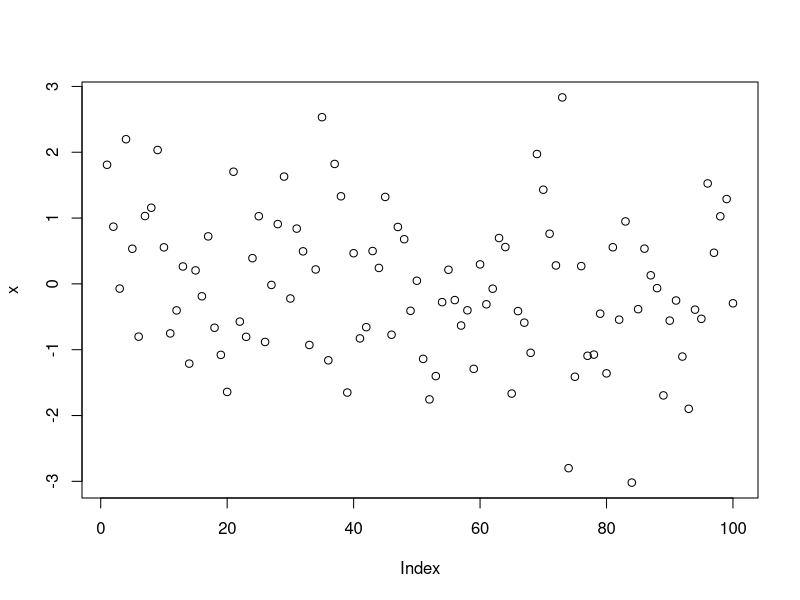
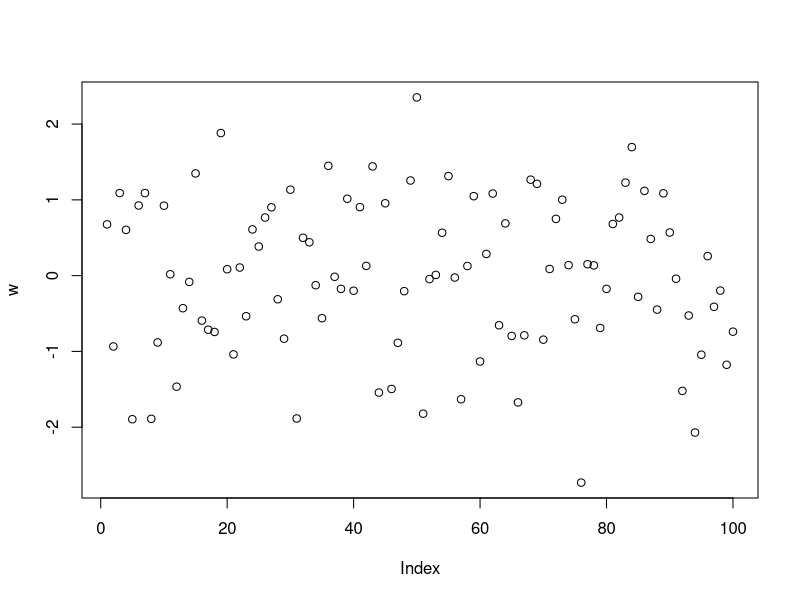
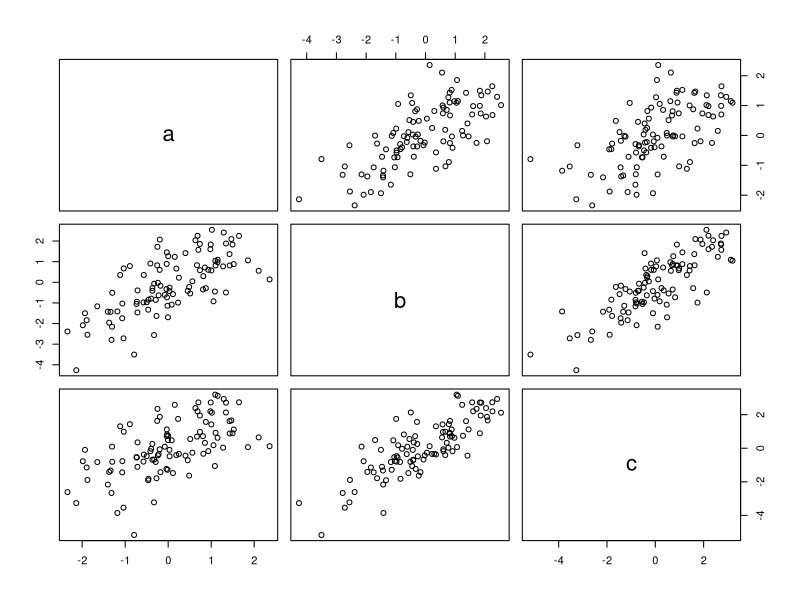
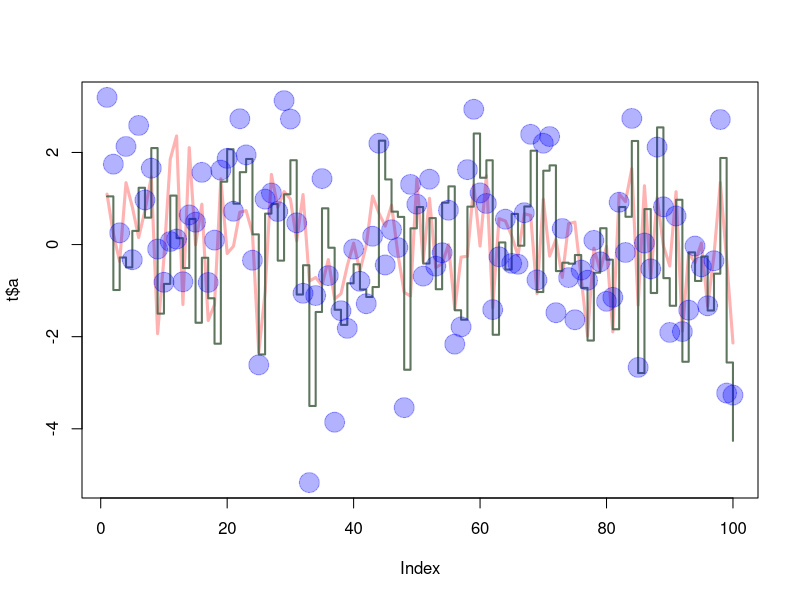
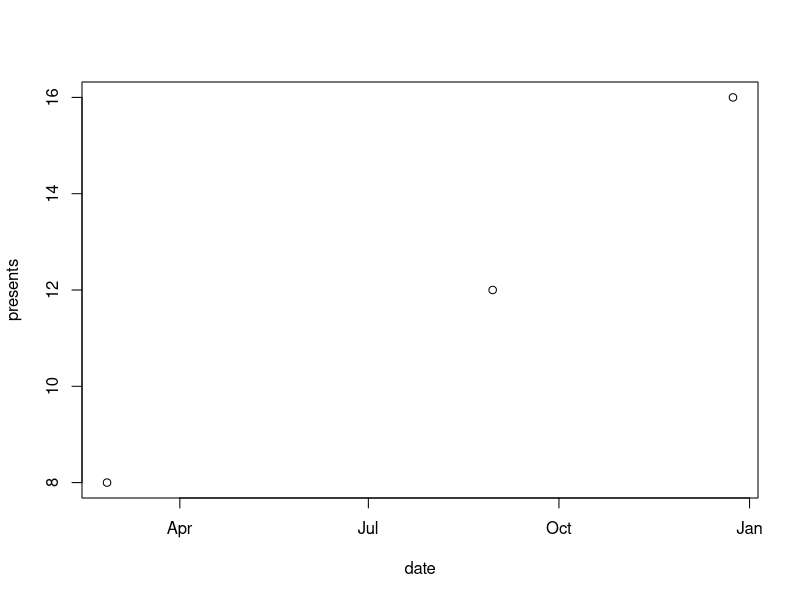

R code for these plots, in order:
## ---- chunk 1
abs((2016-2014)/(2014-1901)*100)
## ---- chunk 2
yob = 1901
start = 2016
life = 2014 - yob
school = 2014 - 2016
abs(school/life) * 100
## ---- chunk 3
vec=c(4,5,8,11)
sum(vec)
## ---- chunk 4
x=rnorm(100)
plot(x)
## ---- chunk 5
help(sqrt)
## ---- chunk 6
w=rnorm(100)
plot(w)
## ---- chunk 7

## ---- chunk 8
P = seq(from=31, to = 60, by = 1)
Q = matrix(data=P, ncol=5, nrow=6)
## ---- chunk 9
x1 = c(rnorm(100))  
x2 = c(rnorm(100))
x3 = c(rnorm(100))

t = data.frame(a=x1, b=x1+x2, c= x1+x2+x3)
plot(t)
sd(as.numeric(as.matrix(t)))
## ---- chunk 10

## ---- chunk 11
plot(t$a, type="l", ylim=range(t),lwd=3, col=rgb(1,0,0,0.3))
lines(t$b, type="s", lwd=2, col=rgb(0.3,0.4,0.3,0.9))
points(t$c, pch=20, cex=4,col=rgb(0,0,1,0.3))

## ---- chunk 12

## ---- chunk 13

## ---- chunk 14
mean(sqrt(rnorm(100)))
## ---- chunk 15
presents = c(8, 16, 12)
date = strptime(c("20180224203000", "20181224000000", "20180830000000"), format="%Y%m%d%H%M%S")
plot(date, presents)
## ---- chunk 16
vect = seq(from=1, to=100)
s = c()
for (i in 1:length(vect))
{
  if (vect[i] <= 5)
  {
     s[i] = vect[i] * 10
  }
  else if (vect[i] >= 90)
  {
    s[i] = vect[i] * 10
  }
  else
  {
    s[i] = vect[i] * 0.1
  }
}
s
## ---- chunk 17
funckay = function(vect)
{
     s = c()
    for (i in 1:length(vect))
    {
        if (vect[i] <= 5)
        {
            s[i] = vect[i] * 10
        }
        else if (vect[i] >= 90)
        {
            s[i] = vect[i] * 10
        }
        else
        {
            s[i] = vect[i] * 0.1
        }
    }
    return (s) 
}
## ---- chunk 18
funckay(vect)
## ---- chunk 19
c(vect[1:5]*10,vect[6:89]*0.1,vect[90:100]*10)
